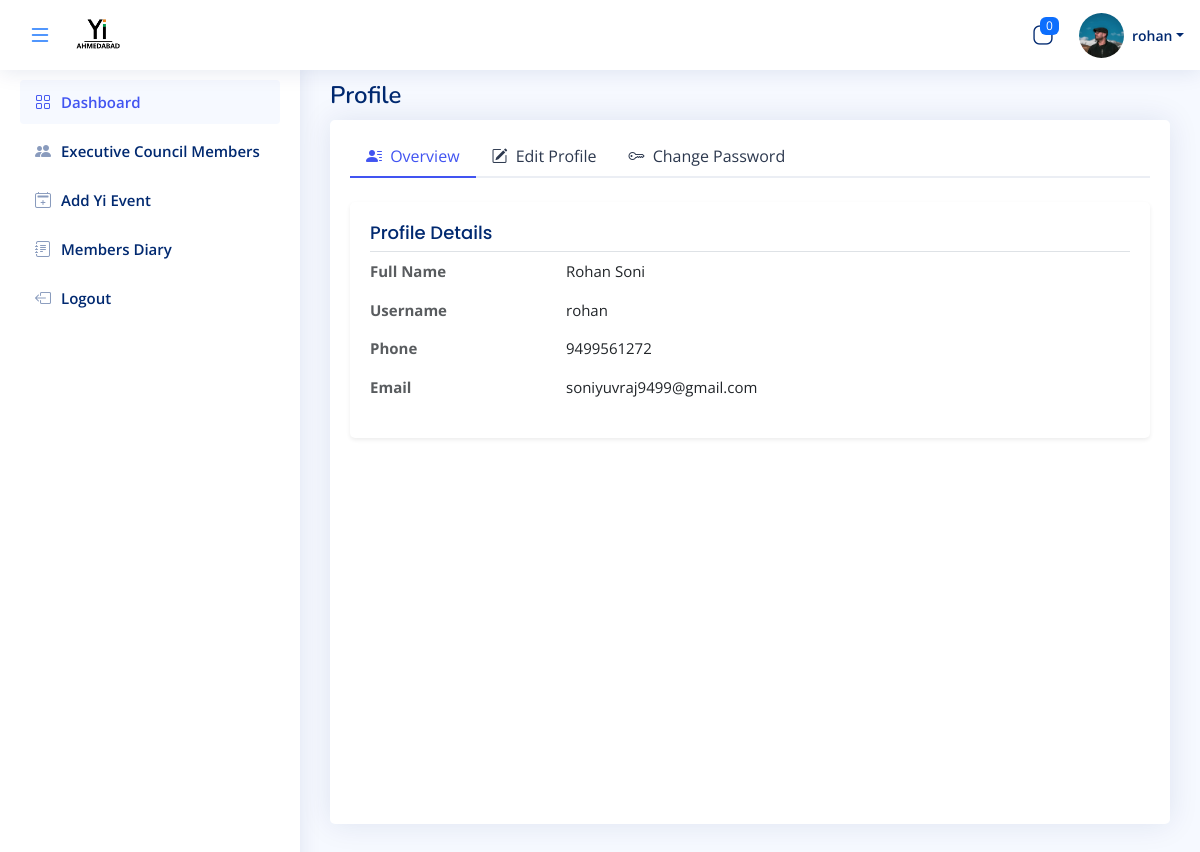
The app's page /Admin-Profile (signed in), older data.
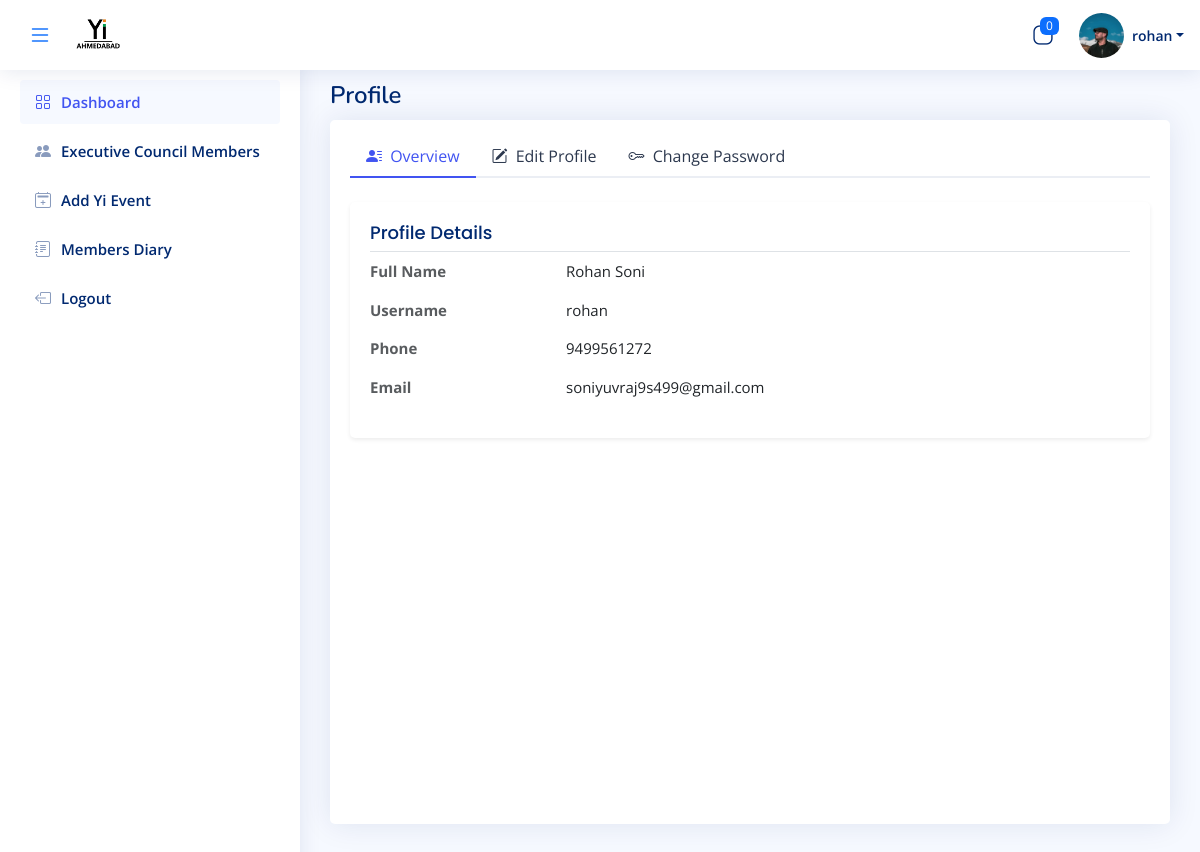
The same page, newer data.
### admin_app/models.py (models this page shows, shortened)
class LoginSide(AbstractUser):
    id = models.UUIDField(
        primary_key=True, default=uuid.uuid4, editable=False, db_index=True
    )
    login_role = models.ManyToManyField(Login_Role, verbose_name="LoginRole")
    first_name = models.CharField(max_length=200, null=True, verbose_name="FirstName")
    last_name = models.CharField(max_length=200)
    email = models.EmailField(max_length=200, unique=True, validators=[validate_email])
    photo = models.ImageField(upload_to="user_photo/", null=True, blank=True, validators = [FileExtensionValidator(allowed_extensions=["jpeg", "jpg", "png"])])
    yi_role = models.CharField(max_length=200, null=True)
    phone_number = models.CharField(
        max_length=10,  # This will accommodate international numbers
        default="0",
        validators=[
            RegexValidator(
                regex=r"^(\+91[\-\s]?)?[0]?(91)?[789]\d{9}$",  # This is the regex for validating the phone number
                message="Enter a valid phone number.",
                code="invalid phone",
            ),
        ],
    )
    Company_Name = models.CharField(max_length=200,blank=True, null=True)
    Company_Designation = models.CharField(max_length=200,blank=True, null=True)
    IG_Link = models.URLField(max_length=200,blank=True, null=True)
    Linkedin_Link = models.URLField(max_length=200,blank=True, null=True)
    DOB = models.CharField(max_length=200,blank=True, null=True)
    Company_Address = models.CharField(max_length=200,blank=True, null=True)
    @property
    def designation(self):
        roles = ', '.join((role.name) for role in self.login_role.all())
        return f"{roles} {self.yi_role}"

### admin_app/views.py (the view)
# urls.py: path("Admin-Profile", Admin_Profile, name="Admin_Profile"),
@never_cache
@cache_control(no_store=True, no_cache=True, must_revalidate=True, max_age=0)
@login_required(login_url="index")
def Admin_Profile(request):
    if request.user.designation not in ["Chapter Chair", "Chapter Co-Chair"] and request.user.yi_role != "Admin":
        return redirect("Error-Page")
    sessions = Session.objects.filter(expire_date__gte=now())
    user_ids = [session.get_decoded().get("_auth_user_id") for session in sessions]
    active_users = LoginSide.objects.filter(id__in=user_ids)  # Get user objects
    active_user_names = [f"{user.first_name} {user.last_name}" for user in active_users]
    active_users_count = LoginSide.objects.filter(is_active=True).count()
    active_users_count = active_users.count()
    context = {
        "name": active_user_names,
        "count": active_users_count,
    }
    return render(request, "Admin/Admin_Profile.html", context)

### admin_app/Templates/Admin/Admin_Profile.html (shortened to what this page needs)
{% extends "base/base.html" %}
{% load static %}
{% block bodyblock %}
<main id="main" class="main">
  <div class="pagetitle">
    <h1>Profile</h1>
  </div>
    <section class="section profile">
          <div class="card">
            <div class="card-body pt-3">
              <ul class="nav nav-tabs nav-tabs-bordered">
                <li class="nav-item">
                  <button class="nav-link active" data-bs-toggle="tab" data-bs-target="#profile-overview">
                    <i class="bi bi-person-lines-fill me-1"></i> Overview
                  </button>
                </li>
                <li class="nav-item">
                  <button class="nav-link" data-bs-toggle="tab" data-bs-target="#profile-edit">
                    <i class="bi bi-pencil-square me-1"></i> Edit Profile
                  </button>
                </li>
                <li class="nav-item">
                  <button class="nav-link" data-bs-toggle="tab" data-bs-target="#profile-change-password">
                    <i class="bi bi-key me-1"></i> Change Password
                  </button>
                </li>
              </ul>
              <div class="tab-content pt-4">
                <div class="tab-pane fade show active profile-overview" id="profile-overview">
                  <div class="card shadow-sm border-0">
                    <div class="card-body">
                      <h5 class="card-title border-bottom pb-2">Profile Details</h5>
                      <div class="row mb-3">
                        <div class="col-lg-3 col-md-4 fw-bold text-muted">Full Name</div>
                        <div class="col-lg-9 col-md-8">{{ user.first_name }} {{ user.last_name }}</div>
                      </div>
                      <div class="row mb-3">
                        <div class="col-lg-3 col-md-4 fw-bold text-muted">Username</div>
                        <div class="col-lg-9 col-md-8">{{ user.username }}</div>
                      </div>
                      <div class="row mb-3">
                        <div class="col-lg-3 col-md-4 fw-bold text-muted">Phone</div>
                        <div class="col-lg-9 col-md-8">{{ user.phone_number }}</div>
                      </div>
                      <div class="row">
                        <div class="col-lg-3 col-md-4 fw-bold text-muted">Email</div>
                        <div class="col-lg-9 col-md-8">{{ user.email }}</div>
                      </div>
                    </div>
                  </div>
                </div>
                </div>
              </div>
            </div>
    </section>
  </main>
{% endblock %}

### admin_app/Templates/Admin/components/header.html (shortened to what this page needs)
{% load static %}
<header id="header" class="header fixed-top d-flex align-items-center">
  <div class="d-flex align-items-center">
    <button id="sidebarToggle" class="btn border-0 p-2 bg-transparent">
      <i id="sidebarIcon" class="bi bi-list fs-4 text-primary"></i>
    </button>
    {% if user.yi_role  == 'Branding' %}
    <a href="{% url 'branding_dashboard' %}" class="logo d-flex align-items-center ms-2">
      <img src="{% static 'Image/YIIMG.png' %}" alt="Logo"  height="60" width="60">
      <span class=" "></span>
    </a>
 {% else %}
 <a href="{% url 'Admin_Dashboard' %}" class="logo d-flex align-items-center ms-2">
  <img src="{% static 'Image/YIIMG.png' %}" alt="Logo"  height="60" width="60">
</a>
    {% endif %}
     </div>
    <nav class="header-nav ms-auto">
      <ul class="d-flex align-items-center">
{% if user.yi_role == "Branding" %}
{% else %}
<li class="nav-item dropdown">
  <a class="nav-link nav-icon" href="#" data-bs-toggle="dropdown">
    <i class="bi bi-app-indicator"></i>
    <span class="badge bg-primary badge-number"> {{ count }} </span>
  </a>
</li>
{% endif %}
{% if user.yi_role == 'Branding' %}
<li class="nav-item dropdown pe-3">
  <a class="nav-link nav-profile d-flex align-items-center pe-0" href="#" data-bs-toggle="dropdown">
    <img src="{% if user.photo %}{{ user.photo.url }}{% else %}{% static 'Image/img.png' %}{% endif %}" alt="Profile" class="rounded-circle"  height="45px" width="45px">
    <span class="d-none d-md-block ps-2">{{ user.username }}</span>
  </a>
{% else %}
        <li class="nav-item dropdown pe-3">
          <a class="nav-link nav-profile d-flex align-items-center pe-0" href="#" data-bs-toggle="dropdown">
            <img src="{% if user.photo %}{{ user.photo.url }}{% else %}{% static 'Image/img.png' %}{% endif %}" alt="Profile" class="rounded-circle"  height="45px" width="45px">
            <span class="d-none d-md-block dropdown-toggle ps-2">{{ user.username }}</span>
          </a>
        </li>
        {% endif %}
      </ul>
    </nav>
  </header>

Row changes from the older to the newer data that the page shows:
changed LoginSide "Rohan": email "soniyuvraj9499@gmail.com" → "soniyuvraj9s499@gmail.com"
